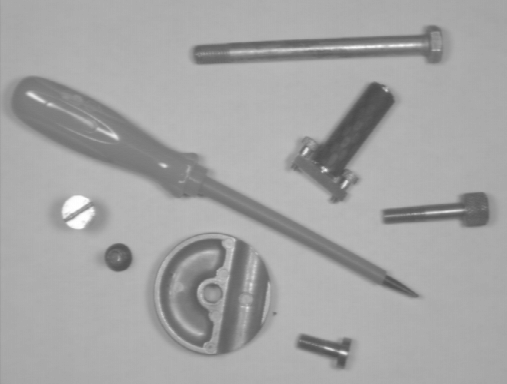
#> input picture examples/images/2dObjets.tiff, 507 x 384 px
$ python getting_setting.py --image ../../examples/images/2dObjets.tiff
#> lines starting #> are read from the running program, lines starting #| are printed output that depends on the picture; after the words box and inside, x2 and y2 are one past the last pixel; in counts of white or black regions, pixels touching at a corner belong together
from __future__ import print_function
import argparse
import cv2


ap = argparse.ArgumentParser()

ap.add_argument("-i", "--image", required=True,
                help="Path to the image")

args = vars(ap.parse_args())

image = cv2.imread(args["image"])
#> image is the input picture: shape (384, 507, 3); min 75, max 255, mean 164.5

cv2.imshow("Original", image)

(b, g, r) = image[0, 0]
#> b = 163; g = 163; r = 163

print("Pixel at (0, 0) - Red: {}, Green: {}, Blue: {}".format(r,g, b))
#| Pixel at (0, 0) - Red: 163, Green: 163, Blue: 163

image[0, 0] = (0, 0, 255)
#> image: shape (384, 507, 3); under 0.01% of pixels changed, all inside (x1, y1, x2, y2) = (0, 0, 1, 1)

(b, g, r) = image[0, 0]
#> b = 0; g = 0; r = 255

print("Pixel at (0, 0) - Red: {}, Green: {}, Blue: {}".format(r, g, b))
#| Pixel at (0, 0) - Red: 255, Green: 0, Blue: 0

corner = image[0:200, 0: 200]
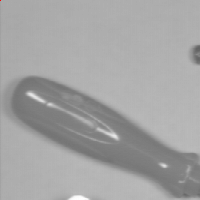
#> corner: shape (200, 200, 3); mean B, G, R 163.6, 163.6, 163.6

cv2.imshow("Corner", corner)

image[0:150, 0:150] = (255, 255, 0)
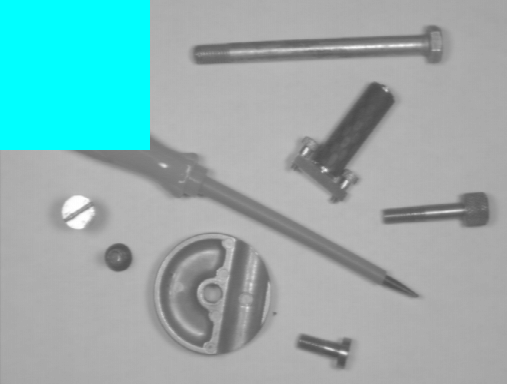
#> image: shape (384, 507, 3); mean B, G, R 175.3, 175.3, 145.9

cv2.imshow("Updated", image)
cv2.waitKey(0)

$ run again, on examples/images/3dphone.tiff
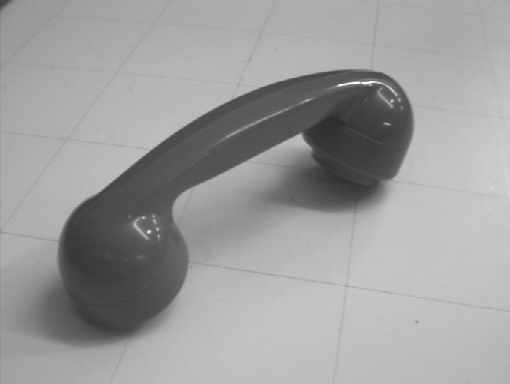
#> input picture examples/images/3dphone.tiff, 510 x 384 px
#> image is the input picture: shape (384, 510, 3); min 41, max 251, mean 157
#> `(b, g, r) = image[0, 0]`: b = 69
#| Pixel at (0, 0) - Red: 69, Green: 69, Blue: 69
#> `(b, g, r) = image[0, 0]`: b = 0; r = 255
#| Pixel at (0, 0) - Red: 255, Green: 0, Blue: 0
#> `corner = image[0:200, 0: 200]`:
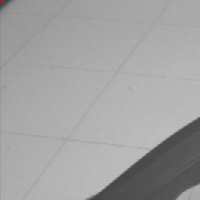
#> corner: shape (200, 200, 3); mean B, G, R 161.3, 161.3, 161.3
#> `image[0:150, 0:150] = (255, 255, 0)`:
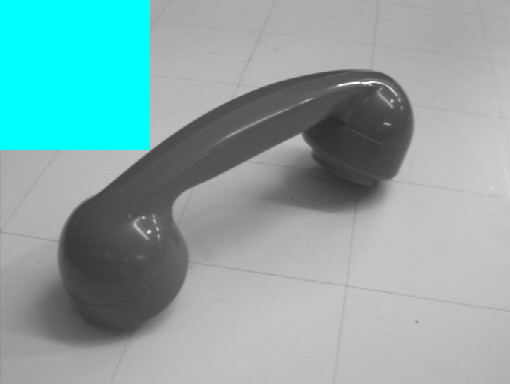
#> image: shape (384, 510, 3); mean B, G, R 167, 167, 137.7
